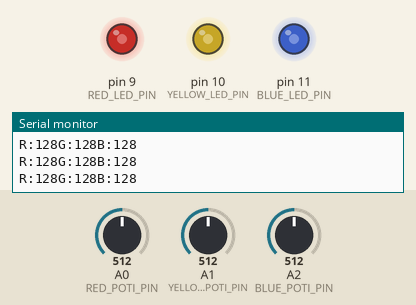
This sketch was run on a simulated Arduino Uno, built with avr-gcc and run on an emulated ATmega328P. Parts: output pins drawn as LEDs (lit = HIGH), the last lines printed to the serial monitor. Inputs (shaded band) come from the test bench; at power-on: A0 (RED_POTI_PIN) = 512, A1 (YELLOW_POTI_PIN) = 512, A2 (BLUE_POTI_PIN) = 512.

Above: at 1.2 s.
1.3 s: A0 (RED_POTI_PIN) set to 409
At 2.5 s:
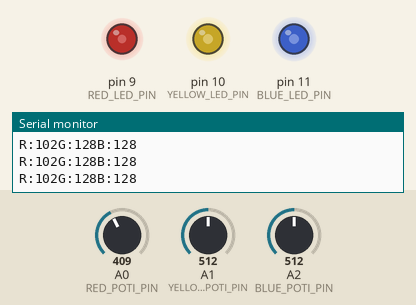
4.3 s: A0 (RED_POTI_PIN) set to 388
At 4.9 s:
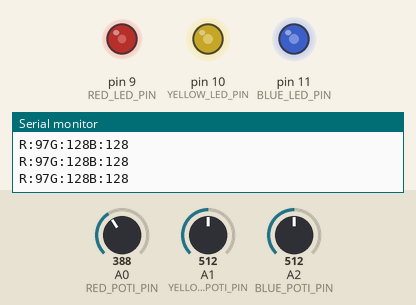
7.3 s: A1 (YELLOW_POTI_PIN) set to 716
At 8.3 s:
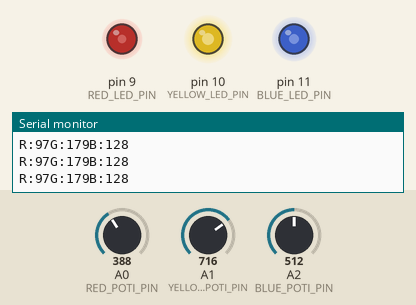
8.8 s: A2 (BLUE_POTI_PIN) set to 716
At 9.4 s:
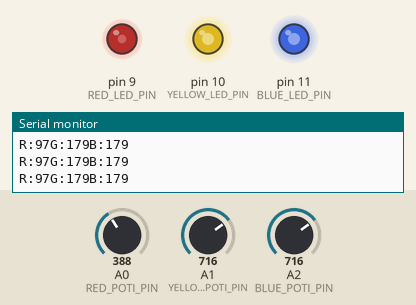
10.3 s: A1 (YELLOW_POTI_PIN) set to 900
At 11.5 s:
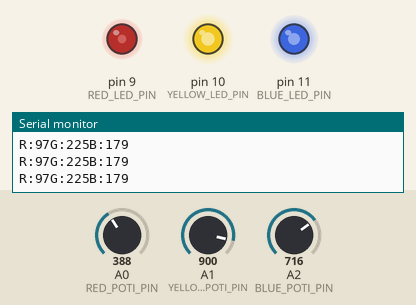
11.8 s: A2 (BLUE_POTI_PIN) set to 900
At 12.7 s:
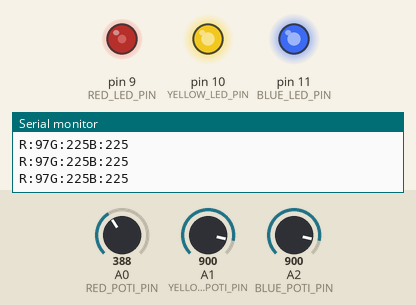
Timing chart, 0 to 14.3 s (numbered marks = the images above; inputs shaded):
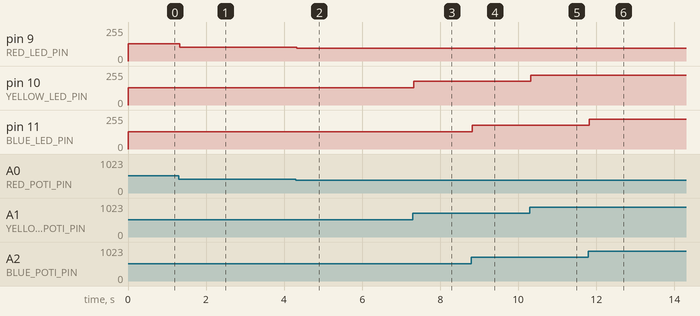

The sketch:

RGBLEDController.ino
```cpp
#define RED_POTI_PIN A0
#define YELLOW_POTI_PIN A1
#define BLUE_POTI_PIN A2

#define RED_LED_PIN 9
#define YELLOW_LED_PIN 10
#define BLUE_LED_PIN 11

const int sendDelay = 25;
const int bright = 255;
const int dark = 0;

int redBrightness = 0;
int yellowBrightness = 0;
int blueBrightness = 0;

void setup() {
  Serial.begin(9600);
  pinMode(RED_LED_PIN, OUTPUT);
  pinMode(YELLOW_LED_PIN, OUTPUT);
  pinMode(BLUE_LED_PIN, OUTPUT);
}

void loop() {

  redBrightness = analogRead(RED_POTI_PIN) / 4;
  yellowBrightness = analogRead(YELLOW_POTI_PIN) / 4;
  blueBrightness = analogRead(BLUE_POTI_PIN) / 4;

  if (redBrightness >= dark &&
      redBrightness <= bright)
  {
    Serial.print("R:");
    Serial.print(redBrightness);
    analogWrite(RED_LED_PIN, redBrightness);
  }

  if (yellowBrightness >= dark &&
      yellowBrightness <= bright)
  {
    Serial.print("G:");
    Serial.print(yellowBrightness);
    analogWrite(YELLOW_LED_PIN, yellowBrightness);
  }

  if (blueBrightness >= dark &&
      blueBrightness <= bright)
  {
    Serial.print("B:");
    Serial.print(blueBrightness);
    analogWrite(BLUE_LED_PIN, blueBrightness);
  }

  Serial.println();

  delay(sendDelay);

}
```

Measured:
- after the input at 1.3 s, pin 9 (RED_LED_PIN): 128/255 → 102/255 at once
- after the input at 4.3 s, pin 9 (RED_LED_PIN): 102/255 → 97/255 at once
- after the input at 7.3 s, pin 10 (YELLOW_LED_PIN): 128/255 → 179/255 at once
- after the input at 8.8 s, pin 11 (BLUE_LED_PIN): 128/255 → 179/255 at once
- after the input at 10.3 s, pin 10 (YELLOW_LED_PIN): 179/255 → 225/255 at once
- after the input at 11.8 s, pin 11 (BLUE_LED_PIN): 179/255 → 225/255 at once
